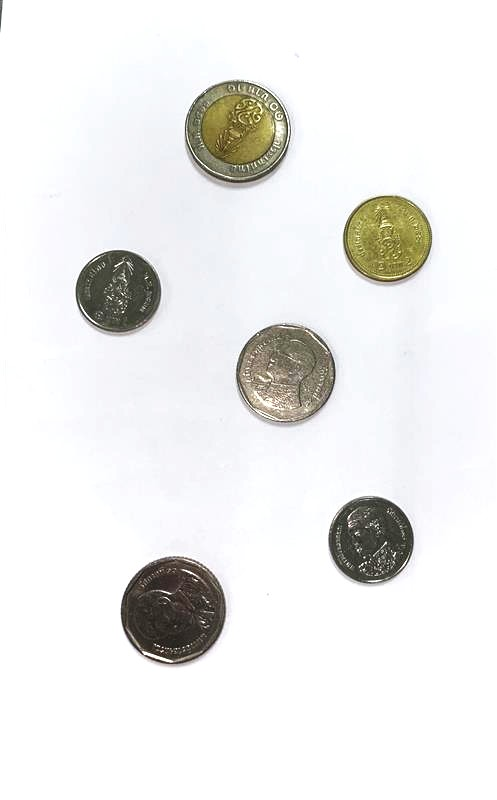
#> input picture 023546_school/baht.jpg, 497 x 800 px
$ python thresh.py
#> lines starting #> are read from the running program, lines starting #| are printed output that depends on the picture; after the words box and inside, x2 and y2 are one past the last pixel; in counts of white or black regions, pixels touching at a corner belong together
import matplotlib.pyplot as plt
import cv2 as cv
import numpy as np

thresh_value = [75,100,128,180,230]

img = cv.imread('baht.jpg')
#> img is the input picture: shape (800, 497, 3); mean B, G, R 234.6, 235.8, 236
gray = cv.cvtColor(img,cv.COLOR_BGR2GRAY)
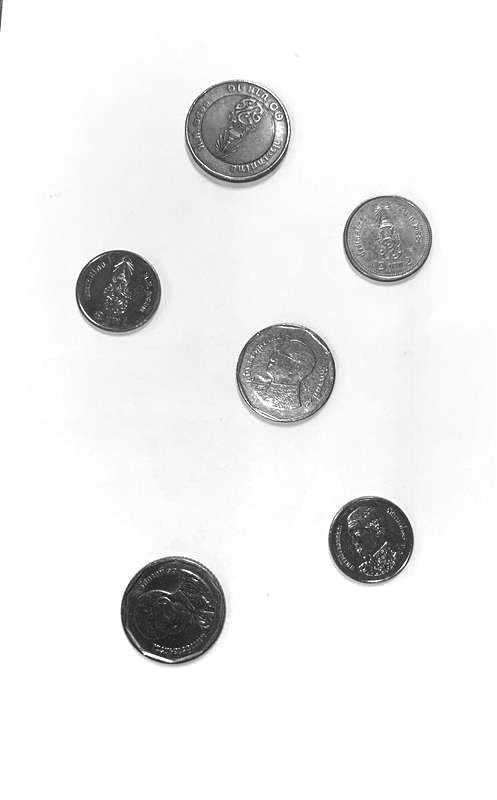
#> gray: shape (800, 497); min 3, max 255, mean 235.7
plt.subplot(231, title="gray" % (thresh_value), xticks=[],yticks=[])
plt.imshow(gray, cmap="gray")
for i in range(len(thresh_value)):
    thresh, result = cv.threshold (gray, thresh_value[i], 255, cv.THRESH_BINARY_INV)
    plt.subplot(232+i, title="Threshold %d" % (thresh_value[i]), xticks=[],yticks=[])
    plt.imshow(result, cmap="gray")
#> this loop made 5 passes
#> thresh on passes 1 to 5: 75, 100, 128, 180, 230
#> pass 1, `thresh, result = cv.threshold (gray, thresh_value[i], 255, cv.THRESH_B..`:
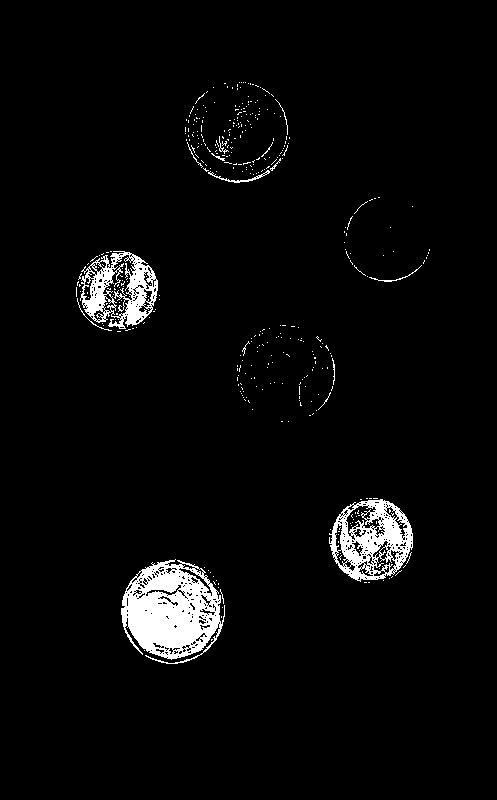
#> result: shape (800, 497); 3.7% white; 392 white regions (377 under 20 px), largest, box (x1, y1, x2, y2) and area: (121, 559, 225, 664) 6780, (329, 499, 413, 582) 3557, (80, 251, 158, 329) 2859
#> pass 2, `thresh, result = cv.threshold (gray, thresh_value[i], 255, cv.THRESH_B..`:
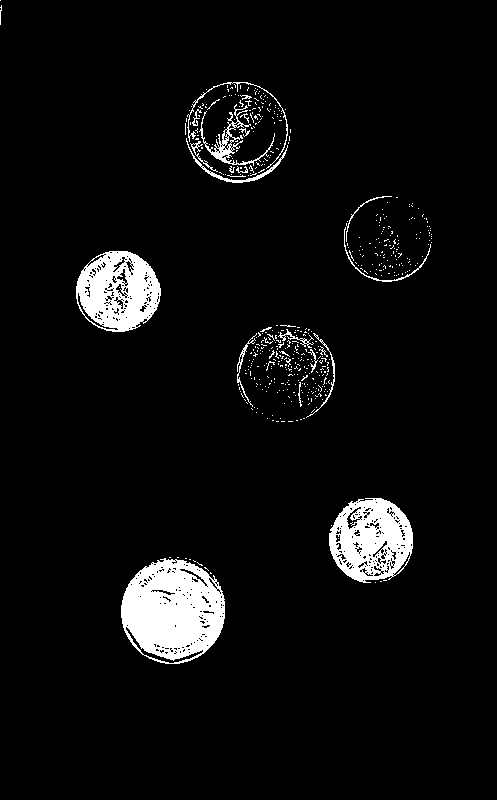
#> result: shape (800, 497); 5.3% white; 498 white regions (472 under 20 px), largest, box (x1, y1, x2, y2) and area: (121, 558, 225, 664) 7864, (329, 498, 413, 583) 4756, (76, 251, 161, 332) 4607
#> pass 3, `thresh, result = cv.threshold (gray, thresh_value[i], 255, cv.THRESH_B..`:
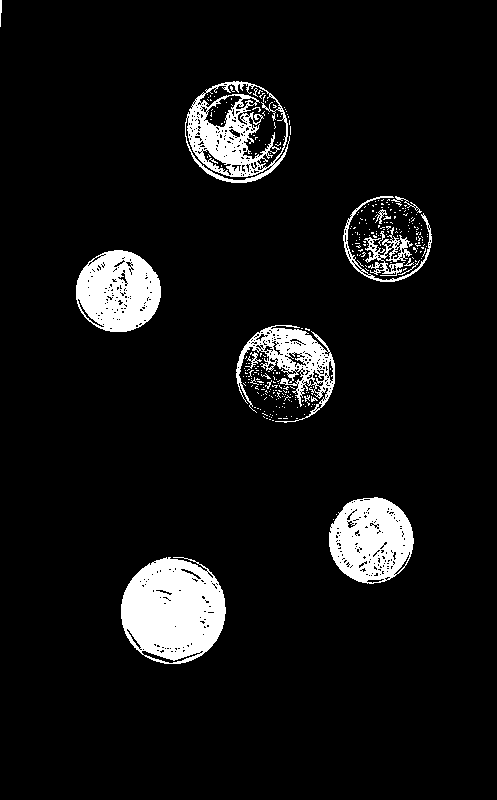
#> result: shape (800, 497); 7.4% white; 319 white regions (302 under 20 px), largest, box (x1, y1, x2, y2) and area: (121, 557, 226, 664) 8343, (329, 497, 414, 584) 5251, (76, 250, 161, 332) 5075
plt.show()
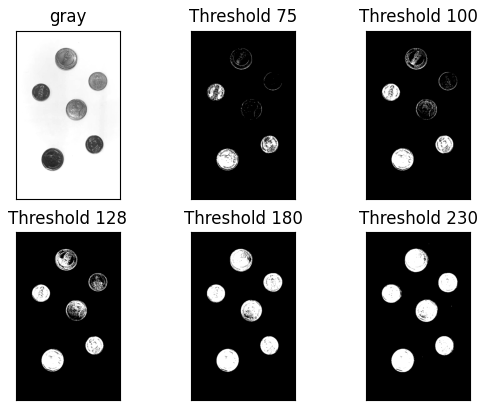
#> figure drawn by matplotlib, 6 panels
